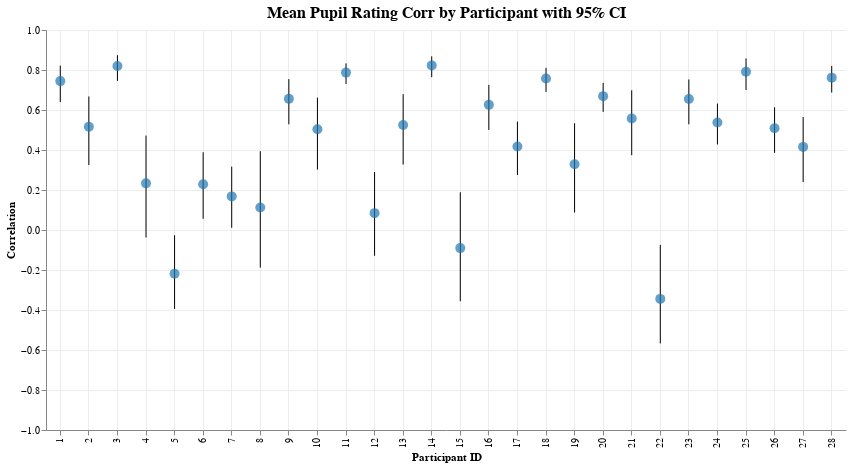

The notebook cell saved with this chart:
### Markdown cell above
## Pupil / Rating

### Code cell
col1, col2 = "pupil", "rating"

corr_by_trial = calculate_correlations_by_trial(df, col1, col2)
corr_by_participant = aggregate_correlations_fisher_z(
    corr_by_trial, f"{col1}_{col2}_corr", "participant_id", include_ci=True
)
plot_correlations_by_trial(corr_by_trial, f"{col1}_{col2}_corr")
plot_correlations_by_participant(corr_by_participant, f"{col1}_{col2}_corr")

### Figure 1 — Vega-Lite specification as saved in the notebook (floating-point values rounded to 4 significant figures)
{"config": {"view": {"continuousWidth": 300, "continuousHeight": 300, "strokeWidth": 0}, "axis": {"grid": true, "gridColor": "#ededed"}, "title": {"fontSize": 16, "anchor": "middle"}}, "layer": [{"mark": {"type": "rule"}, "encoding": {"x": {"axis": {"title": "Participant ID"}, "field": "participant_id", "type": "ordinal"}, "y": {"axis": {"title": "Correlation"}, "field": "participant_id_pupil_rating_corr_ci_lower", "scale": {"domain": [-1, 1]}, "type": "quantitative"}, "y2": {"field": "participant_id_pupil_rating_corr_ci_upper"}}}, {"mark": {"type": "circle", "color": "#1f77b4", "size": 100}, "encoding": {"tooltip": [{"field": "participant_id", "title": "Participant", "type": "nominal"}, {"field": "participant_id_pupil_rating_corr_mean", "format": ".3f", "title": "Mean Correlation", "type": "quantitative"}, {"field": "participant_id_pupil_rating_corr_ci_lower", "format": ".3f", "title": "CI Lower", "type": "quantitative"}, {"field": "participant_id_pupil_rating_corr_ci_upper", "format": ".3f", "title": "CI Upper", "type": "quantitative"}], "x": {"axis": {"title": "Participant ID"}, "field": "participant_id", "type": "ordinal"}, "y": {"field": "participant_id_pupil_rating_corr_mean", "type": "quantitative"}}}], "data": {"name": "data-c4e2fff17225d33ed259ecabddabc194"}, "height": 400, "title": "Mean Pupil Rating Corr by Participant with 95% CI", "width": 800, "$schema": "https://vega.github.io/schema/vega-lite/v5.20.1.json", "datasets": {"data-c4e2fff17225d33ed259ecabddabc194": [{"participant_id": 1, "participant_id_pupil_rating_corr_mean": 0.7445, "participant_id_pupil_rating_corr_ci_lower": 0.6399, "participant_id_pupil_rating_corr_ci_upper": 0.822}, {"participant_id": 2, "participant_id_pupil_rating_corr_mean": 0.5166, "participant_id_pupil_rating_corr_ci_lower": 0.3246, "participant_id_pupil_rating_corr_ci_upper": 0.6678}, {"participant_id": 3, "participant_id_pupil_rating_corr_mean": 0.8199, "participant_id_pupil_rating_corr_ci_lower": 0.7453, "participant_id_pupil_rating_corr_ci_upper": 0.8741}, {"participant_id": 4, "participant_id_pupil_rating_corr_mean": 0.2332, "participant_id_pupil_rating_corr_ci_lower": -0.03765, "participant_id_pupil_rating_corr_ci_upper": 0.4721}, {"participant_id": 5, "participant_id_pupil_rating_corr_mean": -0.2183, "participant_id_pupil_rating_corr_ci_lower": -0.395, "participant_id_pupil_rating_corr_ci_upper": -0.02598}, {"participant_id": 6, "participant_id_pupil_rating_corr_mean": 0.2289, "participant_id_pupil_rating_corr_ci_lower": 0.05568, "participant_id_pupil_rating_corr_ci_upper": 0.3887}, {"participant_id": 7, "participant_id_pupil_rating_corr_mean": 0.168, "participant_id_pupil_rating_corr_ci_lower": 0.0111, "participant_id_pupil_rating_corr_ci_upper": 0.3169}, {"participant_id": 8, "participant_id_pupil_rating_corr_mean": 0.1126, "participant_id_pupil_rating_corr_ci_lower": -0.1881, "participant_id_pupil_rating_corr_ci_upper": 0.394}, {"participant_id": 9, "participant_id_pupil_rating_corr_mean": 0.6558, "participant_id_pupil_rating_corr_ci_lower": 0.5283, "participant_id_pupil_rating_corr_ci_upper": 0.7544}, {"participant_id": 10, "participant_id_pupil_rating_corr_mean": 0.5035, "participant_id_pupil_rating_corr_ci_lower": 0.3023, "participant_id_pupil_rating_corr_ci_upper": 0.6618}, {"participant_id": 11, "participant_id_pupil_rating_corr_mean": 0.787, "participant_id_pupil_rating_corr_ci_lower": 0.7302, "participant_id_pupil_rating_corr_ci_upper": 0.8331}, {"participant_id": 12, "participant_id_pupil_rating_corr_mean": 0.08428, "participant_id_pupil_rating_corr_ci_lower": -0.1289, "participant_id_pupil_rating_corr_ci_upper": 0.2901}, {"participant_id": 13, "participant_id_pupil_rating_corr_mean": 0.5254, "participant_id_pupil_rating_corr_ci_lower": 0.3274, "participant_id_pupil_rating_corr_ci_upper": 0.6792}, {"participant_id": 14, "participant_id_pupil_rating_corr_mean": 0.8231, "participant_id_pupil_rating_corr_ci_lower": 0.7643, "participant_id_pupil_rating_corr_ci_upper": 0.8684}, {"participant_id": 15, "participant_id_pupil_rating_corr_mean": -0.09062, "participant_id_pupil_rating_corr_ci_lower": -0.3564, "participant_id_pupil_rating_corr_ci_upper": 0.1887}, {"participant_id": 16, "participant_id_pupil_rating_corr_mean": 0.6257, "participant_id_pupil_rating_corr_ci_lower": 0.5001, "participant_id_pupil_rating_corr_ci_upper": 0.7256}, {"participant_id": 17, "participant_id_pupil_rating_corr_mean": 0.4175, "participant_id_pupil_rating_corr_ci_lower": 0.2749, "participant_id_pupil_rating_corr_ci_upper": 0.5422}, {"participant_id": 18, "participant_id_pupil_rating_corr_mean": 0.7571, "participant_id_pupil_rating_corr_ci_lower": 0.6903, "participant_id_pupil_rating_corr_ci_upper": 0.811}, {"participant_id": 19, "participant_id_pupil_rating_corr_mean": 0.3289, "participant_id_pupil_rating_corr_ci_lower": 0.08754, "participant_id_pupil_rating_corr_ci_upper": 0.5338}, {"participant_id": 20, "participant_id_pupil_rating_corr_mean": 0.6693, "participant_id_pupil_rating_corr_ci_lower": 0.5907, "participant_id_pupil_rating_corr_ci_upper": 0.7354}, {"participant_id": 21, "participant_id_pupil_rating_corr_mean": 0.5572, "participant_id_pupil_rating_corr_ci_lower": 0.3739, "participant_id_pupil_rating_corr_ci_upper": 0.6986}, {"participant_id": 22, "participant_id_pupil_rating_corr_mean": -0.3444, "participant_id_pupil_rating_corr_ci_lower": -0.5672, "participant_id_pupil_rating_corr_ci_upper": -0.07462}, {"participant_id": 23, "participant_id_pupil_rating_corr_mean": 0.6547, "participant_id_pupil_rating_corr_ci_lower": 0.5283, "participant_id_pupil_rating_corr_ci_upper": 0.7528}, {"participant_id": 24, "participant_id_pupil_rating_corr_mean": 0.5379, "participant_id_pupil_rating_corr_ci_lower": 0.4279, "participant_id_pupil_rating_corr_ci_upper": 0.6322}, {"participant_id": 25, "participant_id_pupil_rating_corr_mean": 0.7917, "participant_id_pupil_rating_corr_ci_lower": 0.7, "participant_id_pupil_rating_corr_ci_upper": 0.8577}, {"participant_id": 26, "participant_id_pupil_rating_corr_mean": 0.5086, "participant_id_pupil_rating_corr_ci_lower": 0.3856, "participant_id_pupil_rating_corr_ci_upper": 0.6138}, {"participant_id": 27, "participant_id_pupil_rating_corr_mean": 0.4155, "participant_id_pupil_rating_corr_ci_lower": 0.2398, "participant_id_pupil_rating_corr_ci_upper": 0.5648}, {"participant_id": 28, "participant_id_pupil_rating_corr_mean": 0.7618, "participant_id_pupil_rating_corr_ci_lower": 0.6876, "participant_id_pupil_rating_corr_ci_upper": 0.8203}]}}
